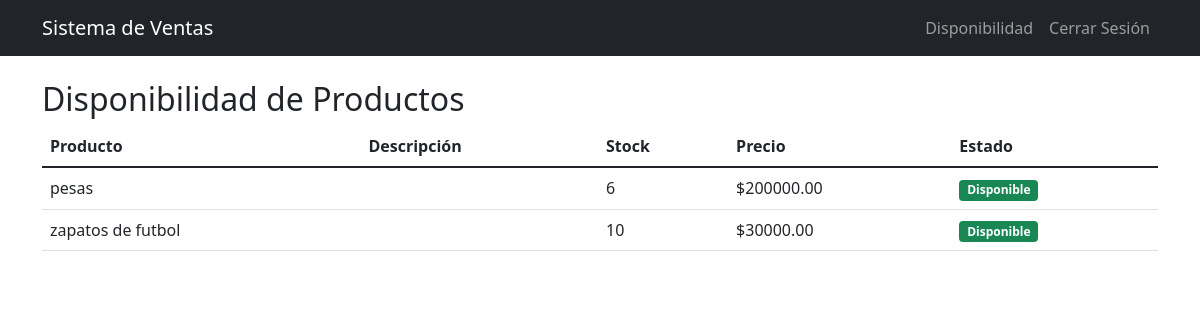
Page /ventas/disponibilidad/ (signed in) on the earlier database version.
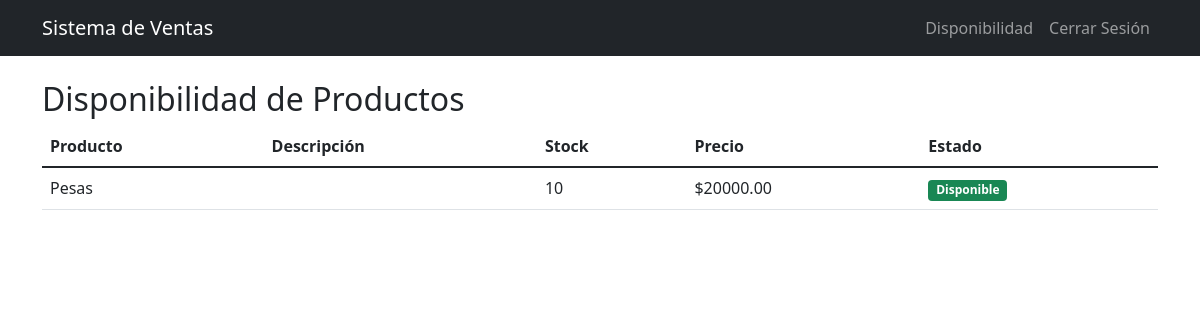
Same page on the later database version.
### ventas/models.py (models this page shows, shortened)
class Producto(models.Model):
    nombre = models.CharField(max_length=200)  # Cambiado de name a nombre
    description = models.TextField()
    precio = models.DecimalField(max_digits=10, decimal_places=2)  # Cambiado de price a precio
    category = models.ForeignKey(Category, on_delete=models.CASCADE, related_name='products')
    seller = models.ForeignKey(User, on_delete=models.CASCADE, related_name='products')
    stock = models.IntegerField(default=0)
    image = models.ImageField(upload_to='products/', null=True, blank=True)
    is_active = models.BooleanField(default=True)
    fecha_creacion = models.DateTimeField(auto_now_add=True)  # Cambiado de created_at
    fecha_actualizacion = models.DateTimeField(auto_now=True)  # Cambiado de updated_at
    class Meta:
        verbose_name = 'Producto'
        verbose_name_plural = 'Productos'

### ventas/views.py (the view)
# urls.py: path('disponibilidad/', views.disponibilidad_producto, name='disponibilidad'),
@login_required
def disponibilidad_producto(request):
    productos = Producto.objects.all()
    return render(request, 'ventas/disponibilidad.html', {'productos': productos})

### templates/ventas/disponibilidad.html
{% extends 'ventas/base.html' %}
{% block content %}
<h2>Disponibilidad de Productos</h2>
<div class="table-responsive">
    <table class="table">
        <thead>
            <tr>
                <th>Producto</th>
                <th>Descripción</th>
                <th>Stock</th>
                <th>Precio</th>
                <th>Estado</th>
            </tr>
        </thead>
        <tbody>
            {% for producto in productos %}
            <tr>
                <td>{{ producto.nombre }}</td>
                <td>{{ producto.descripcion }}</td>
                <td>{{ producto.stock }}</td>
                <td>${{ producto.precio }}</td>
                <td>
                    {% if producto.stock > 0 %}
                        <span class="badge bg-success">Disponible</span>
                    {% else %}
                        <span class="badge bg-danger">Agotado</span>
                    {% endif %}
                </td>
            </tr>
            {% endfor %}
        </tbody>
    </table>
</div>
{% endblock %}

### templates/ventas/base.html (shortened to what this page needs)
<!DOCTYPE html>
<html>
<head>
    <link href="https://cdn.jsdelivr.net/npm/bootstrap@5.1.3/dist/css/bootstrap.min.css" rel="stylesheet">
</head>
<body>
    {% if user.is_authenticated %}
    <nav class="navbar navbar-expand-lg navbar-dark bg-dark">
        <div class="container">
            <a class="navbar-brand" href="{% url 'ventas:dashboard' %}">Sistema de Ventas</a>
            <div class="navbar-nav">
                <a class="nav-link" href="{% url 'ventas:disponibilidad' %}">Disponibilidad</a>
                <a class="nav-link" href="{% url 'logout' %}">Cerrar Sesión</a>
            </div>
        </div>
    </nav>
    {% endif %}
    <div class="container mt-4">
        {% block content %}
        {% endblock %}
    </div>
</body>
</html>

Differences in the rows shown:
removed Producto: nombre "zapatos de futbol", stock "10", precio "30000.00", shows "Disponible"
changed Producto: nombre "pesas" → "Pesas"; stock "6" → "10"; precio "200000.00" → "20000.00"
